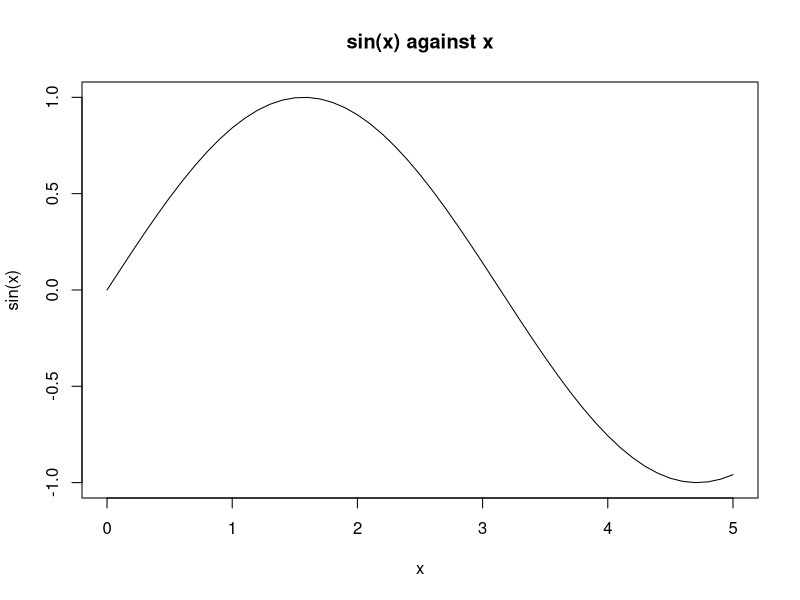
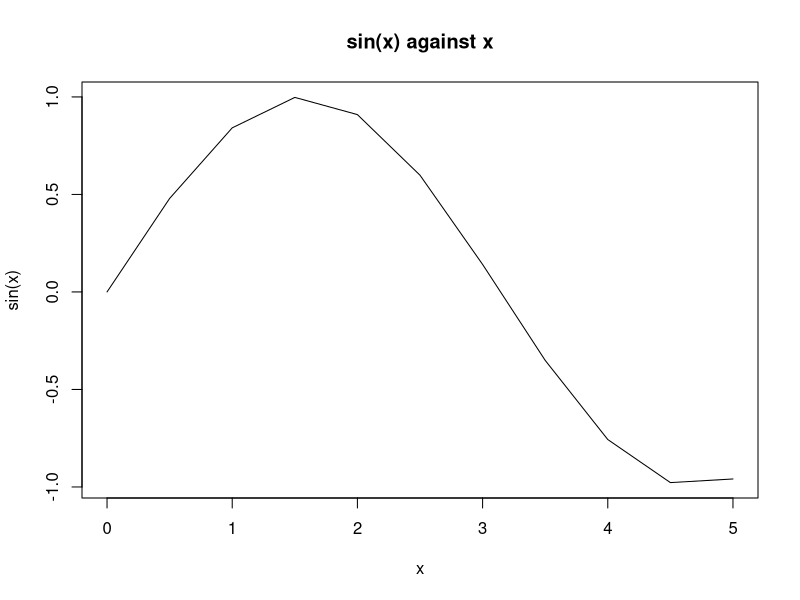
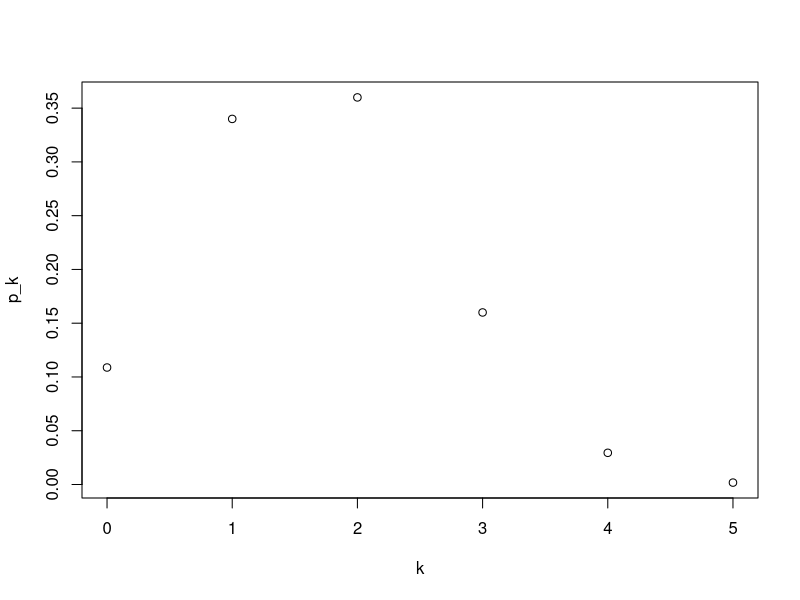
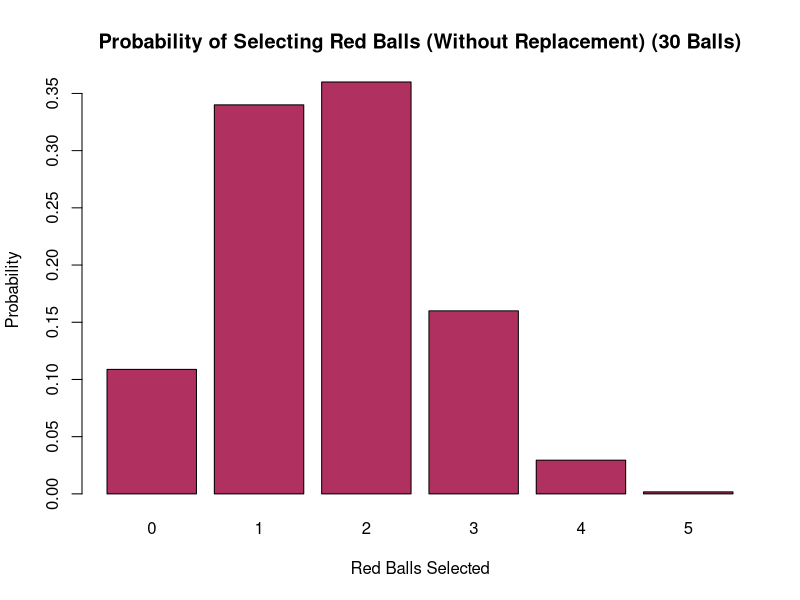
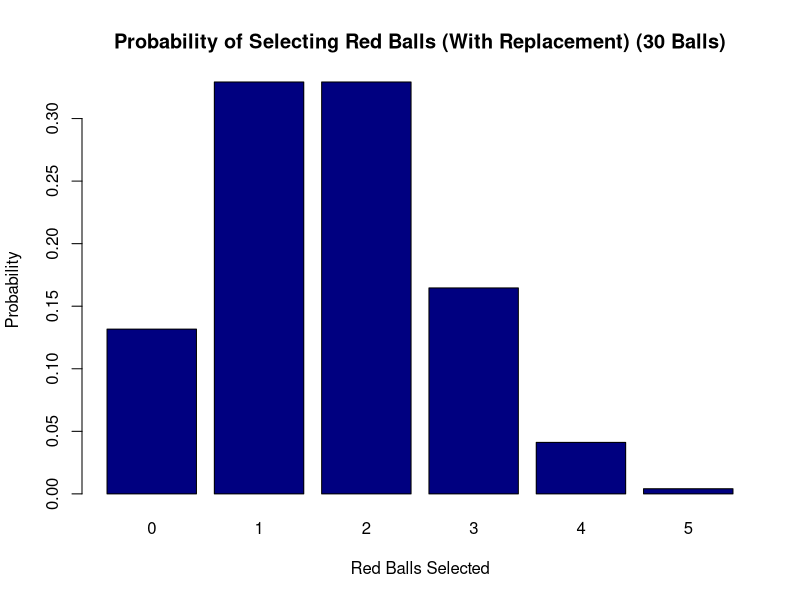
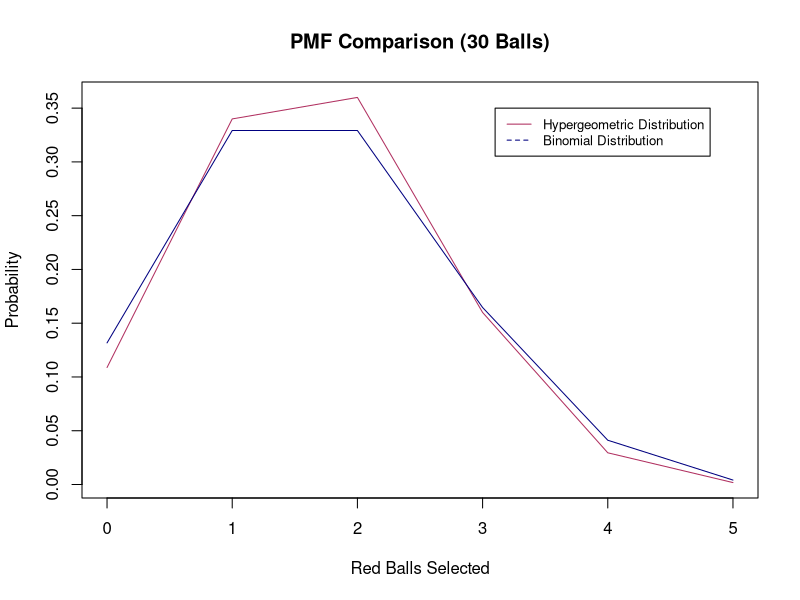
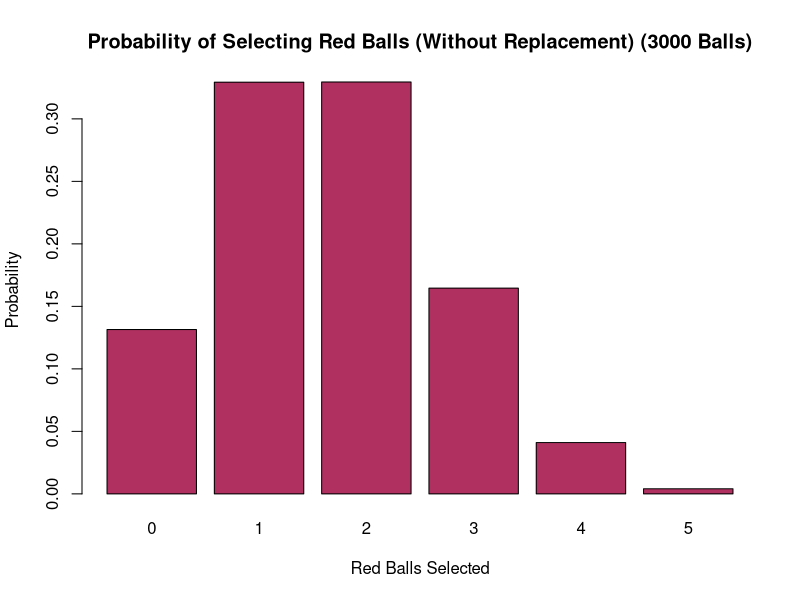
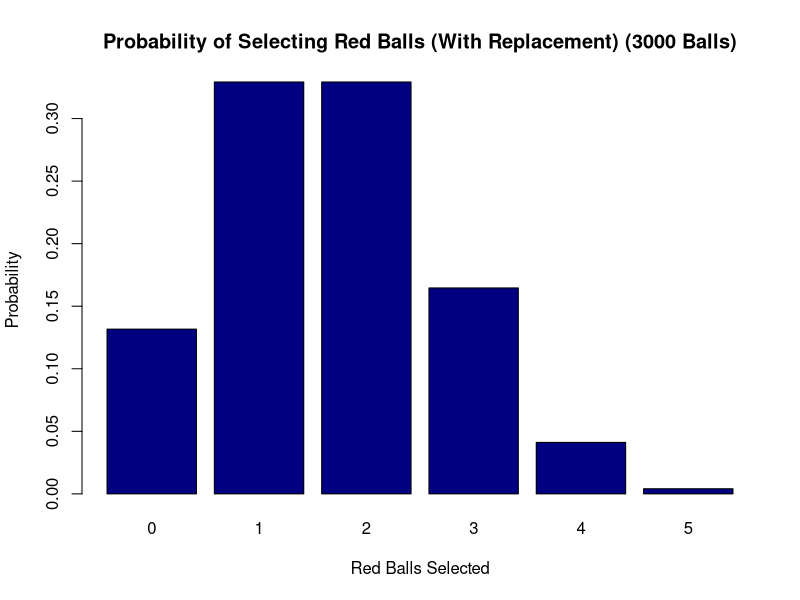

These charts were generated, in order, by the following R code:
#Problem 1

#a
2.4 - 3.2

sqrt(2 + cos(3*pi/4)) / (2 + log(3) - exp(1)^(-pi/2))

n <- 1:20
cos_n <- cos(n) / n

sum(cos_n)


#b
vector1 <- c(-3.2, pi, 2.1, 3/4, cos(1.5))
vector1

vector2 <- seq(-12.2 ,38.8, 3)
vector2

#c
c_x <- seq(0, 5, 0.1)
c_y <- sin(c_x)

plot(c_x,c_y, type='l', xlab='x', ylab='sin(x)', main='sin(x) against x')

#d
d_x <- seq(0, 5, 0.5)
d_y <- sin(d_x)

plot(d_x,d_y, type='l', xlab='x', ylab='sin(x)', main='sin(x) against x')



#Problem 2

#a
k <- 0:5
p_k <- dhyper(k, 10, 20, 5)

#b
plot(k, p_k, type='p')
barplot(p_k, names.arg = k, xlab = 'Red Balls Selected', ylab = 'Probability', main = 'Probability of Selecting Red Balls (Without Replacement) (30 Balls)', col = 'Maroon')

'The largest probability is 0.36 - corresponding to 2 balls being selected'

#c
p_k2 <- dbinom(k, 5, 1/3)
barplot(p_k2, names.arg = k, xlab = 'Red Balls Selected', ylab = 'Probability', main = 'Probability of Selecting Red Balls (With Replacement) (30 Balls)', col = 'Navy')

'The largest probability is 0.3292 - corresponding to both 2 and 3 balls being selected'

#d
prob_difference <- p_k - p_k2
prob_difference

'The hypergeometric distribution has the largest probabiltiy, and the binomial distrubutions probabilities are
closer together - but they overall have the same shape.'

plot(k , p_k, type='l', col = 'maroon', main = 'PMF Comparison (30 Balls)', xlab ='Red Balls Selected', ylab = 'Probability')
lines(k, p_k2, col = 'navy')
legend(3.1, 0.35, legend=c("Hypergeometric Distribution", "Binomial Distribution"),
       col=c("maroon", "navy"), lty=1:2, cex=0.8)



#Problem 3

#a
p_k3 <- dhyper(k, 1000, 2000, 5)
barplot(p_k3, names.arg = k, xlab = 'Red Balls Selected', ylab = 'Probability', main = 'Probability of Selecting Red Balls (Without Replacement) (3000 Balls)', col = 'Maroon')

#b
barplot(p_k2, names.arg = k, xlab = 'Red Balls Selected', ylab = 'Probability', main = 'Probability of Selecting Red Balls (With Replacement) (3000 Balls)', col = 'Navy')

#c
plot(k , p_k3, type='l', col = 'maroon', main = 'PMF Comparison (3000 Balls)', xlab ='Red Balls Selected', ylab = 'Probability')
lines(k, p_k2, col = 'navy')
legend(3.1, 0.32, legend=c("Hypergeometric Distribution", "Binomial Distribution"),
       col=c("maroon", "navy"), lty=1:2, cex=0.8)

#d
'In the second senario with 1000 red and 2000 blue, the hypergeometric distribution matches the binomial
distribution almost exactly.'

prob_difference2 <- p_k3 - p_k2
prob_difference2

